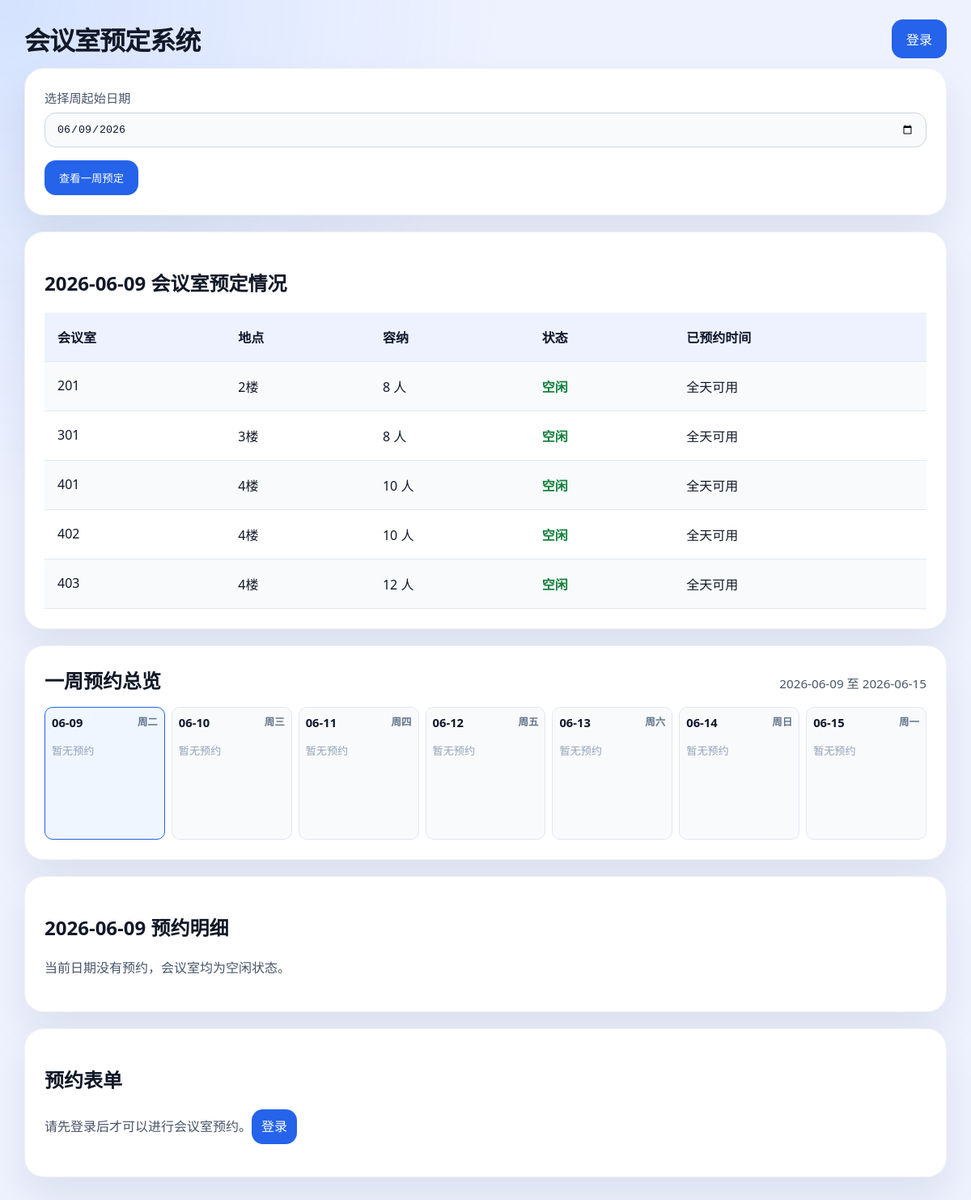
Before: / with the older database file.
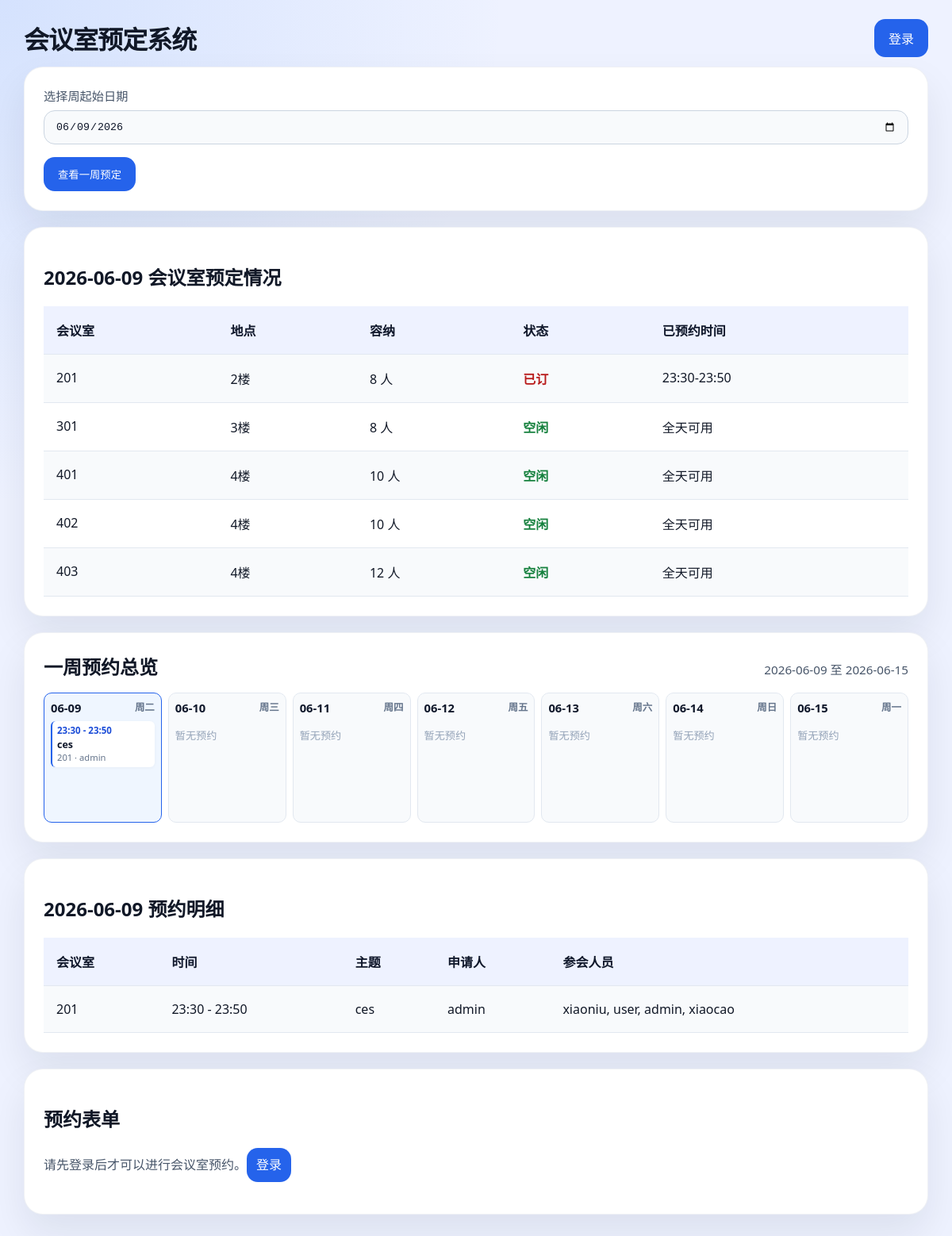
After: the same page with the newer database file.
### tables this page shows
CREATE TABLE room (
                room_id INTEGER PRIMARY KEY AUTOINCREMENT,
                name TEXT NOT NULL UNIQUE,
                capacity INTEGER NOT NULL,
                location TEXT NOT NULL
            );

CREATE TABLE booking (
                booking_id INTEGER PRIMARY KEY AUTOINCREMENT,
                room_id INTEGER NOT NULL,
                date TEXT NOT NULL,
                start_time TEXT NOT NULL,
                end_time TEXT NOT NULL,
                owner TEXT NOT NULL,
                subject TEXT NOT NULL,
                attendees TEXT NOT NULL DEFAULT '', minutes TEXT NOT NULL DEFAULT '', owner_display TEXT NOT NULL DEFAULT '', attendee_usernames TEXT NOT NULL DEFAULT '',
                FOREIGN KEY (room_id) REFERENCES room(room_id) ON DELETE CASCADE
            );

### app.py (the view)
@app.route("/")
def index():
    week_start_day = parse_date(request.args.get("start") or request.args.get("date"), date.today())
    selected_day = parse_date(request.args.get("date"), week_start_day)
    selected_date = selected_day.isoformat()
    week_start = week_start_day.isoformat()
    week_end_day = week_start_day + timedelta(days=6)
    weekday_names = ["周一", "周二", "周三", "周四", "周五", "周六", "周日"]
    rooms = get_rooms()
    bookings = get_bookings_by_date(selected_date)
    week_bookings = get_bookings_by_date_range(week_start, week_end_day.isoformat())
    week_bookings_by_date = {}
    for booking in week_bookings:
        week_bookings_by_date.setdefault(booking["date"], []).append(booking)
    week_days = []
    for offset in range(7):
        day = week_start_day + timedelta(days=offset)
        day_key = day.isoformat()
        week_days.append({
            "date": day_key,
            "weekday": weekday_names[day.weekday()],
            "bookings": week_bookings_by_date.get(day_key, []),
        })
    bookings_by_room = {room["room_id"]: [] for room in rooms}
    for booking in bookings:
        bookings_by_room[booking["room_id"]].append(booking)
    room_status = []
    for room in rooms:
        room_bookings = bookings_by_room[room["room_id"]]
        if room_bookings:
            room_status.append({
                "room": room,
                "state": "已订",
                "summary": ", ".join(f"{b['start_time']}-{b['end_time']}" for b in room_bookings),
                "bookings": room_bookings,
            })
        else:
            room_status.append({
                "room": room,
                "state": "空闲",
                "summary": "全天可用",
                "bookings": [],
            })
    return render_template(
        "index.html",
        selected_date=selected_date,
        week_start=week_start,
        week_end=week_end_day.isoformat(),
        today=date.today().isoformat(),
        week_days=week_days,
        room_status=room_status,
        rooms=rooms,
        bookings=bookings,
        now_datetime=datetime.now().strftime("%Y-%m-%d %H:%M"),
    )

### app.py (called while the page is built)
def parse_date(value, default=None):
    try:
        return date.fromisoformat(value)
    except (TypeError, ValueError):
        return default or date.today()

@app.context_processor
def inject_user():
    return {"current_user": session.get("user")}

### models.py (called while the page is built)
def get_connection():
    conn = sqlite3.connect(DB_PATH)
    conn.row_factory = sqlite3.Row
    conn.execute("PRAGMA foreign_keys = ON")
    return conn

def fetch_all(query, params=()):
    with get_connection() as conn:
        cursor = conn.execute(query, params)
        return [dict(row) for row in cursor.fetchall()]

def get_rooms():
    return fetch_all("SELECT * FROM room ORDER BY name")

def get_bookings_by_date(date_value):
    return fetch_all(
        "SELECT b.*, r.name AS room_name FROM booking b JOIN room r ON b.room_id = r.room_id WHERE date = ? ORDER BY r.room_id, start_time",
        (date_value,),
    )

### templates/index.html (shortened to what the changed rows need)
<!DOCTYPE html>
<html lang="zh-CN">
<head>
</head>
<body>
<div class="container">
    <div style="display:flex; justify-content:space-between; align-items:center; gap:12px; margin-bottom:12px;">
        <h1>会议室预定系统</h1>
    </div>
    <div class="card">
        <h2>{{ selected_date }} 会议室预定情况</h2>
        <table>
            <thead>
            <tr>
                <th>会议室</th>
                <th>地点</th>
                <th>容纳</th>
                <th>状态</th>
                <th>已预约时间</th>
            </tr>
            </thead>
            <tbody>
            {% for item in room_status %}
                <tr>
                    <td>{{ item.room.name }}</td>
                    <td>{{ item.room.location }}</td>
                    <td>{{ item.room.capacity }} 人</td>
                    <td class="status {{ 'booked' if item.state == '已订' else 'free' }}">{{ item.state }}</td>
                    <td>{{ item.summary }}</td>
                </tr>
            {% endfor %}
            </tbody>
        </table>
    </div>
    <div class="card week-card">
        <div class="week-header">
            <h2>一周预约总览</h2>
        </div>
        <div class="week-grid">
            {% for day in week_days %}
                <a class="week-day {% if day.date == selected_date %}today{% endif %}" href="/?start={{ week_start }}&date={{ day.date }}#day-detail">
                    <div class="week-date">
                        <strong>{{ day.date[5:] }}</strong>
                        <span>{{ day.weekday }}</span>
                    </div>
                    {% if day.bookings %}
                        {% for booking in day.bookings %}
                            <div class="week-booking">
                                <div class="week-booking-time">{{ booking.start_time }} - {{ booking.end_time }}</div>
                                <div class="week-booking-title">{{ booking.subject }}</div>
                                <div class="week-booking-meta">{{ booking.room_name }} · {{ booking.owner_display or booking.owner }}</div>
                            </div>
                        {% endfor %}
                    {% else %}
                        <div class="week-empty">暂无预约</div>
                    {% endif %}
                </a>
            {% endfor %}
        </div>
    </div>
    <div class="card" id="day-detail">
        <h2>{{ selected_date }} 预约明细</h2>
        {% if bookings %}
            <table>
                <thead>
                <tr>
                    <th>会议室</th>
                    <th>时间</th>
                    <th>主题</th>
                    <th>申请人</th>
                    <th>参会人员</th>
                </tr>
                </thead>
                <tbody>
                {% for booking in bookings %}
                    <tr>
                        <td>{{ booking.room_name }}</td>
                        <td>{{ booking.start_time }} - {{ booking.end_time }}</td>
                        <td>{{ booking.subject }}</td>
                        <td>{{ booking.owner_display or booking.owner }}</td>
                        <td>{{ booking.attendees }}</td>
                    </tr>
                {% endfor %}
                </tbody>
            </table>
        {% else %}
            <p class="note">当前日期没有预约，会议室均为空闲状态。</p>
        {% endif %}
    </div>
    <div class="grid">
        <div class="card">
            <h2>预约表单</h2>
        </div>
    </div>
</div>
</body>
</html>

Changed rows visible on the page:
added booking: start_time "23:30", end_time "23:50", subject "ces", room_name "201", owner_display "admin", attendees "xiaoniu, user, admin, xiaocao"
Other visible differences:
new list line: "201 2楼 8"
new list line: "人 已订 23:30-23:50"
text no longer shown: "当前日期没有预约，会议室均为空闲状态。"
text now shown: "会议室 时间 主题 申请人 参会人员"
list line gone: "201 2楼 8"
list line gone: "人 空闲 全天可用"
list line gone: "暂无预约"
